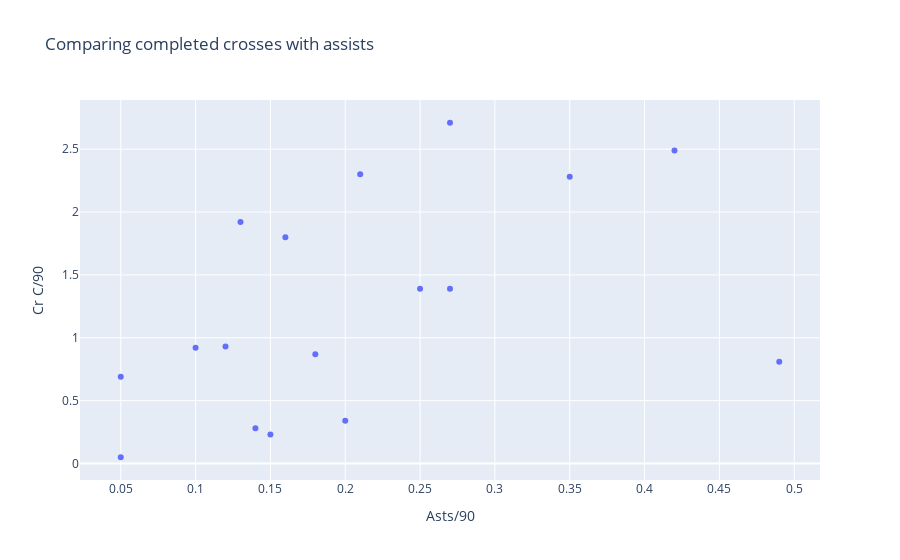

Notebook code cell kept with this figure:
### Code cell
scatter_intplot(cross,'Asts/90','Cr C/90','Comparing completed crosses with assists')

### Figure 1 — Plotly figure (JSON) as saved in the notebook; plotly's stock layout.template omitted (floating-point values rounded to 4 significant figures)
{"data": [{"mode": "markers", "text": ["Name: Daniele Capelli<br>Age: 33<br>Position: D (RC)<br>Apps: 22(2)<br>Club: Padova<br>Division: Italian Serie C/B<br>", "Name: Ivan Rondanini<br>Age: 24<br>Position: D/WB/M (R)<br>Apps: 17(2)<br>Club: Padova<br>Division: Italian Serie C/B<br>", "Name: Manuel Daffara<br>Age: 30<br>Position: D/WB (RL)<br>Apps: 22(0)<br>Club: Padova<br>Division: Italian Serie C/B<br>", "Name: NicolÃ² Fazzi<br>Age: 25<br>Position: D/WB (RL), M (RC), AM (R)<br>Apps: 20(9)<br>Club: Padova<br>Division: Italian Serie C/B<br>", "Name: JoÃ«l Baraye<br>Age: 23<br>Position: D/WB/M (L)<br>Apps: 14(4)<br>Club: Padova<br>Division: Italian Serie C/B<br>", "Name: Manuel Nicoletti<br>Age: 21<br>Position: D (LC), WB (L)<br>Apps: 24(2)<br>Club: Padova<br>Division: Italian Serie C/B<br>", "Name: Ronaldo<br>Age: 29<br>Position: DM, M (C)<br>Apps: 10(14)<br>Club: Padova<br>Division: Italian Serie C/B<br>", "Name: Davide Buglio<br>Age: 22<br>Position: DM, M (C)<br>Apps: 13(8)<br>Club: Padova<br>Division: Italian Serie C/B<br>", "Name: Christian Oliva<br>Age: 23<br>Position: DM, M (C)<br>Apps: 6(2)<br>Club: Padova<br>Division: Italian Serie C/B<br>", "Name: Umberto Germano<br>Age: 27<br>Position: M (RC)<br>Apps: 26(3)<br>Club: Padova<br>Division: Italian Serie C/B<br>", "Name: Riccardo Serena<br>Age: 23<br>Position: M (RLC)<br>Apps: 23(4)<br>Club: Padova<br>Division: Italian Serie C/B<br>", "Name: Davide Marcandella<br>Age: 22<br>Position: M (R), AM (RC), ST (C)<br>Apps: 24(2)<br>Club: Virtus Verona<br>Division: Italian Serie C/B<br>", "Name: DenÃlson<br>Age: 34<br>Position: M (L), AM (RLC)<br>Apps: 12(11)<br>Club: Padova<br>Division: Italian Serie C/B<br>", "Name: TÃ²fol Montiel<br>Age: 19<br>Position: M (L), AM (RLC)<br>Apps: 25(1)<br>Club: Padova<br>Division: Italian Serie C/B<br>", "Name: Claudio Santini<br>Age: 28<br>Position: AM (RL), ST (C)<br>Apps: 10(12)<br>Club: Padova<br>Division: Italian Serie C/B<br>", "Name: Massimiliano Pesenti<br>Age: 32<br>Position: ST (C)<br>Apps: 30(0)<br>Club: Padova<br>Division: Italian Serie C/B<br>", "Name: Benjamin Mokulu<br>Age: 30<br>Position: ST (C)<br>Apps: 30(0)<br>Club: Padova<br>Division: Italian Serie C/B<br>"], "type": "scatter", "x": [0.05, 0.12, 0.18, 0.27, 0.35, 0.13, 0.42, 0.15, 0.49, 0.25, 0.27, 0.05, 0.16, 0.21, 0.1, 0.14, 0.2], "y": [0.05, 0.93, 0.87, 1.39, 2.28, 1.92, 2.49, 0.23, 0.81, 1.39, 2.71, 0.69, 1.8, 2.3, 0.92, 0.28, 0.34]}], "layout": {"title": {"text": "Comparing completed crosses with assists"}, "xaxis": {"title": {"text": "Asts/90"}}, "yaxis": {"title": {"text": "Cr C/90"}}}}
